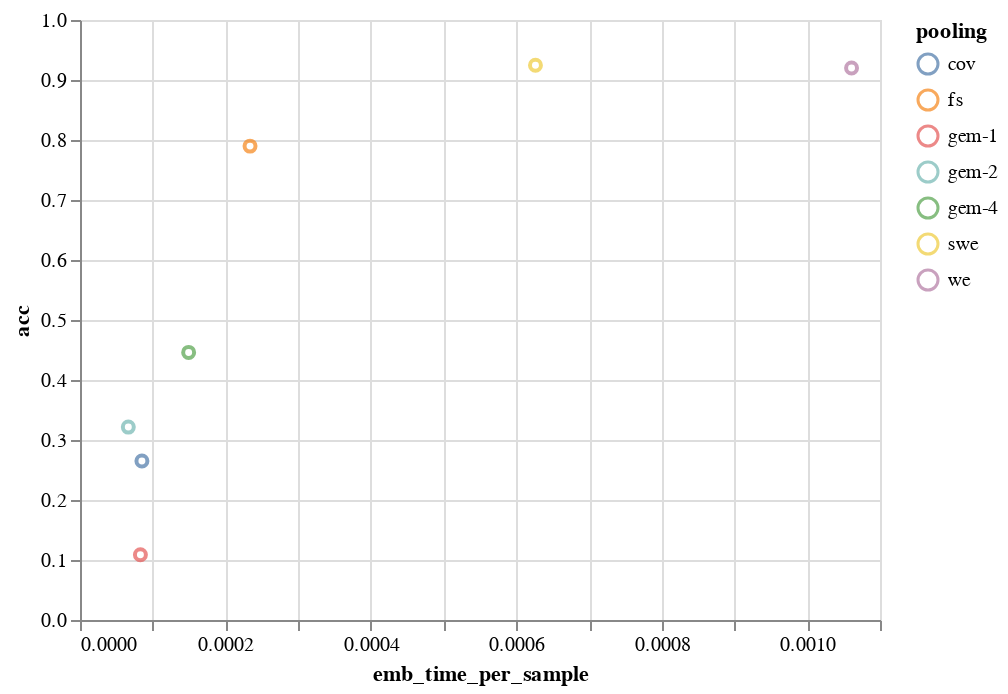

Write notebook code for a chart like this one.
### Code cell
bar

### Figure 1 — Vega-Lite specification as saved in the notebook (floating-point values rounded to 4 significant figures)
{"config": {"view": {"continuousWidth": 400, "continuousHeight": 300}}, "data": {"name": "data-339fc44a2c290a4f98bbc15946dccf3d"}, "mark": "point", "encoding": {"color": {"field": "pooling", "type": "nominal"}, "x": {"field": "emb_time_per_sample", "type": "quantitative"}, "y": {"field": "acc", "title": "acc", "type": "quantitative"}}, "$schema": "https://vega.github.io/schema/vega-lite/v4.17.0.json", "datasets": {"data-339fc44a2c290a4f98bbc15946dccf3d": [{"dataset": "point_mnist", "pooling": "swe", "ann": "faiss-lsh", "k": 4, "code_length": 1024, "emb_time_per_sample": 0.0006263, "inf_time_per_sample": 0.0003871, "acc": 0.9247, "precision_k": 0.8991, "power": null}, {"dataset": "point_mnist", "pooling": "we", "ann": "faiss-lsh", "k": 4, "code_length": 1024, "emb_time_per_sample": 0.001061, "inf_time_per_sample": 0.0003667, "acc": 0.92, "precision_k": 0.8942, "power": null}, {"dataset": "point_mnist", "pooling": "fs", "ann": "faiss-lsh", "k": 4, "code_length": 1024, "emb_time_per_sample": 0.0002338, "inf_time_per_sample": 0.0003498, "acc": 0.7898, "precision_k": 0.7432, "power": null}, {"dataset": "point_mnist", "pooling": "cov", "ann": "faiss-lsh", "k": 4, "code_length": 1024, "emb_time_per_sample": 8.514e-05, "inf_time_per_sample": 0.0003635, "acc": 0.2649, "precision_k": 0.2474, "power": null}, {"dataset": "point_mnist", "pooling": "gem-1", "ann": "faiss-lsh", "k": 4, "code_length": 1024, "emb_time_per_sample": 8.306e-05, "inf_time_per_sample": 0.0004784, "acc": 0.1087, "precision_k": 0.1043, "power": 1.0}, {"dataset": "point_mnist", "pooling": "gem-2", "ann": "faiss-lsh", "k": 4, "code_length": 1024, "emb_time_per_sample": 6.644e-05, "inf_time_per_sample": 0.000381, "acc": 0.3215, "precision_k": 0.2871, "power": 2.0}, {"dataset": "point_mnist", "pooling": "gem-4", "ann": "faiss-lsh", "k": 4, "code_length": 1024, "emb_time_per_sample": 0.0001494, "inf_time_per_sample": 0.0003931, "acc": 0.446, "precision_k": 0.3936, "power": 4.0}]}}
